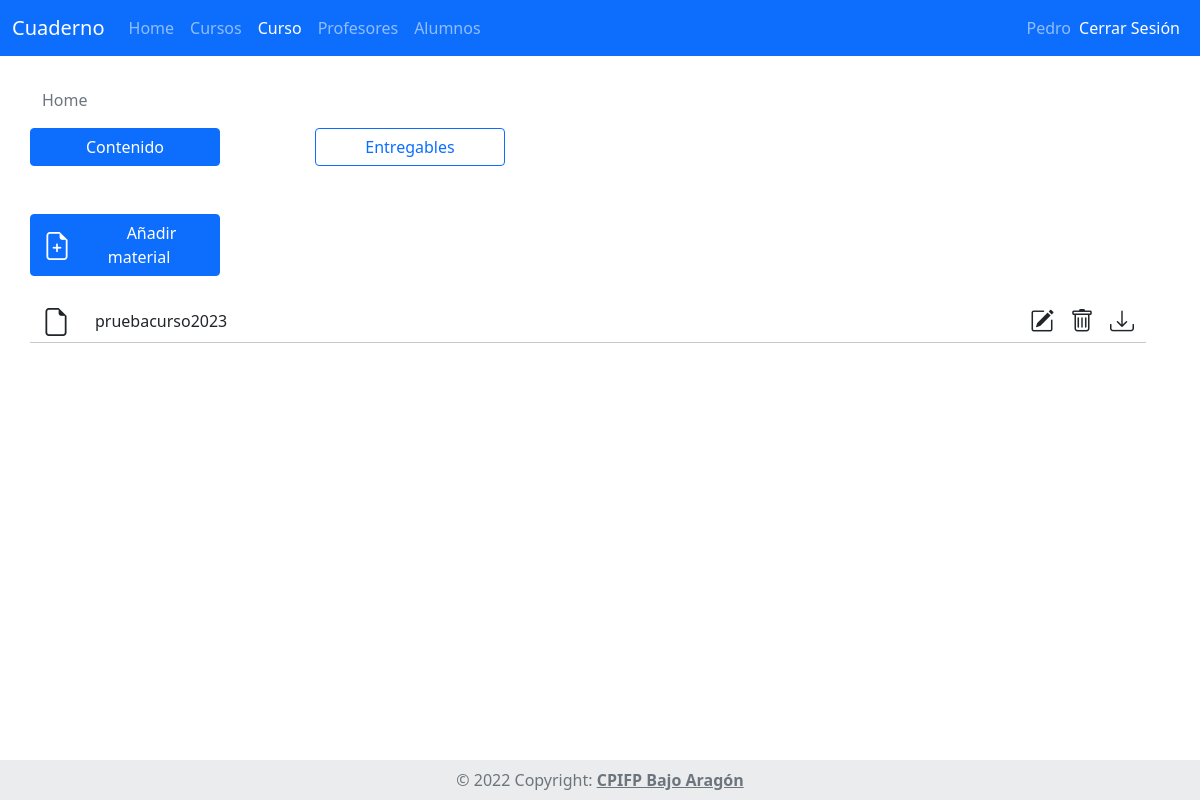
The app's page /Cuaderno/curso/ver_curso/2 (signed in), older data.
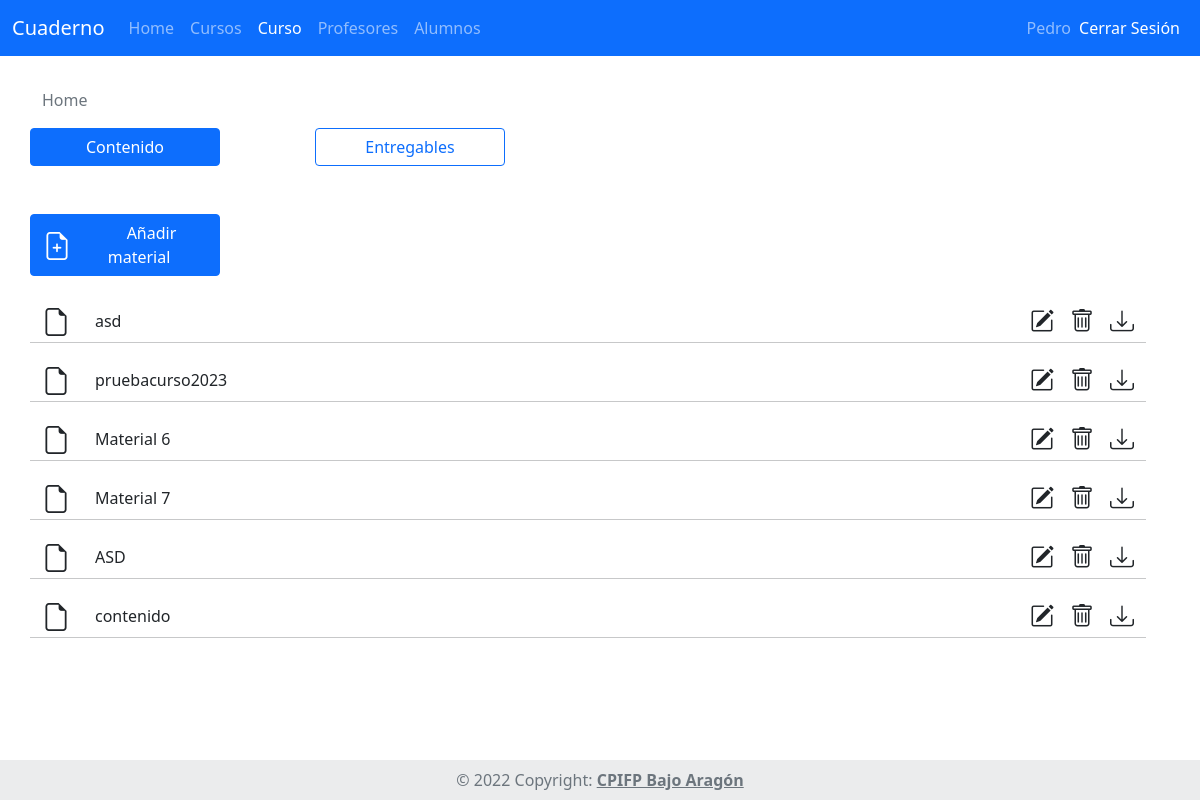
The same page, newer data.
### tables this page shows
CREATE TABLE `noevaluable` (
  `id_noevaluable` int NOT NULL
);

CREATE TABLE `material` (
  `id_material` int NOT NULL,
  `nombre` varchar(40) NOT NULL,
  `descripcion` varchar(500) NOT NULL,
  `archivo` varchar(100) NOT NULL,
  `id_curso` int NOT NULL
);

### Cuaderno/App/controladores/Curso.php (called while the page is built, shortened)
<?php
class Curso extends Controlador{
    public function __construct(){
        $this->datos["menuActivo"] = "cursos";
        $this->CursoModelo = $this->Modelo('CursoModelo');
        $this->datos['rolesPermitidos'] = [1,2,3];
    }
    public function ver_curso($id_curso){
        $this->datos['materialesEvaluables']=$this->CursoModelo->getEvaluables($id_curso);
        $this->datos['materialesNoEvaluables']=$this->CursoModelo->getNoEvaluables($id_curso);
        $this->datos["menuActivo"] = "curso";
        $this->datos["cursoactual"] = $id_curso;
        $this->vista("/CursosProfesor/ver_curso",$this->datos);
    }
}

### Cuaderno/App/librerias/Core.php (called while the page is built, shortened)
<?php
class Core{
    protected $metodoActual = 'index';
    public function __construct(){
        $url = $this->getUrl();
        if(isset($url[0])){
			if(file_exists('../App/controladores/'.ucwords($url[0]).'.php')){
				unset($url[0]);
			}
		}
		$this->controladorActual = new $this->controladorActual;
        if(isset($url[1])){
            if(method_exists($this->controladorActual,$url[1])){
                $this->metodoActual = $url[1];
                unset($url[1]);
            }
        }
		$this->parametros = $url ? array_values($url) : [];
		call_user_func_array([$this->controladorActual,$this->metodoActual], $this->parametros);
    }
    public function getUrl(){
        if(isset($_GET['url'])){
            $url = ltrim($_GET['url'],'/');
            $url = filter_var($url,FILTER_SANITIZE_URL);
            $url = explode('/',$url);
            return $url;
        }
    }
}

### Cuaderno/public/index.php (called while the page is built, shortened)
<?php
$iniciar = new Core;

### Cuaderno/App/librerias/Base.php (called while the page is built, shortened)
<?php
    class Base {
        private $host = DB_HOST;
        private $usuario = DB_USUARIO;
        private $password = DB_PASSWORD;
        private $nombre_base = DB_NOMBRE;
        private $charset = 'utf8mb4';
        private $dbh;
        private $stmt;
        public function __construct(){
            $dsn = "mysql:host=$this->host;dbname=$this->nombre_base;charset=$this->charset";
            $opciones = array(
                PDO::ATTR_PERSISTENT => true,
                PDO::ATTR_ERRMODE => PDO::ERRMODE_EXCEPTION
            );
            try {
                $this->dbh = new PDO($dsn, $this->usuario, $this->password, $opciones);
            } catch (PDOException $e) {
                $this->error = $e->getMessage();
                echo $this->error;
            }
        }
        public function query($sql){
            $this->stmt = $this->dbh->prepare($sql);
        }
        public function bind($parametro,$valor,$tipo = null){
            if (is_null($tipo)) {
                switch (true) {
                    default:
                        $tipo = PDO::PARAM_STR;
                        break;
                }
            }
            $this->stmt->bindValue($parametro,$valor,$tipo);
        }
        public function execute(){
            return $this->stmt->execute();
        }
        public function registros(){
            $this->execute();
            return $this->stmt->fetchAll(PDO::FETCH_OBJ);
        }
    }

### Cuaderno/App/modelos/CursoModelo.php (called while the page is built, shortened)
<?php
class CursoModelo {
    private $db;
    public function __construct(){
        $this->db = new Base;
    }
    public function getEvaluables($id_curso){
        $this->db->query("SELECT * FROM material m INNER JOIN evaluable e WHERE m.id_curso = :id_curso AND m.id_material = e.id_evaluable;");
        $this->db->bind(':id_curso',trim($id_curso));
        return $this->db->registros();
    }
    public function getNoEvaluables($id_curso){
        $this->db->query("SELECT * FROM material m INNER JOIN noevaluable n WHERE m.id_curso = :id_curso AND m.id_material = n.id_noevaluable;");
        $this->db->bind(':id_curso',trim($id_curso));
        return $this->db->registros();
    }
}

### Cuaderno/App/vistas/CursosProfesor/ver_curso.php (the view, shortened to what this page needs)
<?php require_once RUTA_APP.'/vistas/inc/header_curso.php'; ?>
<div class="container">
    <nav aria-label="breadcrumb">
        <ol class="breadcrumb mt-3">
            <li class="breadcrumb-item active" aria-current="page">Home</li>
        </ol>
    </nav>
    <div class="row d-flex">
        <button id="botonContenido" class="btn btn-primary col-2" onclick="mostrarContenido()"> Contenido </button>
        <button id="botonEntregables" class="btn btn-outline-primary col-2 offset-1" onclick="mostrarEntregables()"> Entregables </button>
    </div>
    <div id="divContenido" class="mt-5 d-block">
        <div class="row mb-4">
            <button
            id="addNoEntregable"
            class="col-2 btn btn-primary d-flex align-items-center"
            <?php echo "onclick='generarModal(".$datos['cursoactual'].", false)'" ?> >
                <i class="bi bi-file-earmark-plus fs-3"></i> &nbsp &nbsp &nbsp
                Añadir material
            </button>
        </div>
        <div class="row col-12">
            <?php foreach($datos["materialesNoEvaluables"] as $noevaluable): ?>
                <div class="col-11">
                    <a class="text-decoration-none text-dark d-flex align-items-center">
                        <i class="bi bi-file-earmark fs-3"></i> &nbsp &nbsp &nbsp <?php echo $noevaluable->nombre?>
                    </a>
                </div>
                <div class="col-1 d-flex justify-content-end">
                    <?php if($datos['usuarioSesion']->id_rol == 1 ): ?>
                        <a
                        class="text-decoration-none text-dark d-flex align-items-center me-3"
                        href="#"
                        <?php echo "onclick='generarModalEditar(".$noevaluable->id_material.", false)'" ?>>
                            <i class="bi bi-pencil-square fs-4"></i>
                        </a>
                        <a class="text-decoration-none text-dark d-flex align-items-center me-3" href="#">
                            <i class="bi bi-trash fs-4"></i>
                        </a>
                    <?php endif ?>
                    <a class="text-decoration-none text-dark d-flex align-items-center" href="#">
                        <i class="bi bi-download fs-4"></i>
                    </a>
                </div>
                <hr>
            <?php endforeach ?>
        </div>
    </div>
</div>
<?php require_once RUTA_APP.'/vistas/inc/footer.php' ?>

### Cuaderno/App/librerias/Controlador.php (shortened to what this page needs)
<?php
class Controlador{
    public function modelo($modelo){
        return new $modelo;
    }
    public function vista($vista, $datos = []){
        if(file_exists('../App/vistas/'.$vista.'.php')){
            require_once '../App/vistas/'.$vista.'.php';
        } else {
            die('la vista no existe');
        }
    }
}

### Cuaderno/App/vistas/inc/header_curso.php (shortened to what this page needs)
<!DOCTYPE html>
<html lang="es">
<head>
    <link href="https://cdn.jsdelivr.net/npm/bootstrap@5.0.2/dist/css/bootstrap.min.css" rel="stylesheet">
    <link rel="stylesheet" href="https://cdn.jsdelivr.net/npm/bootstrap-icons@1.10.2/font/bootstrap-icons.css">
    <link rel="stylesheet" href="<?php echo RUTA_URL?>/css/estilos.css">
</head>
<body>
    <nav class="navbar navbar-expand-lg navbar-dark bg-primary fixed-top">
        <div class="container-fluid">
            <a class="navbar-brand" href="<?php echo RUTA_URL ?>/">Cuaderno</a>
            <div class="collapse navbar-collapse" id="navbarNav">
                <ul class="navbar-nav">
                    <li class="nav-item">
                        <?php if (isset($datos['menuActivo']) && $datos['menuActivo'] == 'home' ): ?>
                            <a class="nav-link active" aria-current="page" href="<?php echo RUTA_URL ?>">Home</a>
                        <?php else: ?>
                            <a class="nav-link" aria-current="page" href="<?php echo RUTA_URL ?>">Home</a>
                        <?php endif ?>
                    </li>
                    <li class="nav-item">
                        <?php if (isset($datos['menuActivo']) && $datos['menuActivo'] == 'cursos' ): ?>
                            <a class="nav-link active" href="<?php echo RUTA_URL ?>/curso/">Cursos</a>
                        <?php else: ?>
                            <a class="nav-link" href="<?php echo RUTA_URL ?>/curso/">Cursos</a>
                        <?php endif ?>
                    </li>
                    <li class="nav-item">
                        <?php if (isset($datos['menuActivo']) && $datos['menuActivo'] == 'curso' ): ?>
                            <a class="nav-link active" href="<?php echo RUTA_URL?>/curso/ver_curso/<?php echo $datos["cursoactual"];?>/">Curso</a>
                        <?php else: ?>
                            <a class="nav-link" href="<?php echo RUTA_URL?>/curso/ver_curso/<?php echo $datos["cursoactual"];?>">Curso</a>
                        <?php endif ?>
                    </li>
                    <li class="nav-item">
                        <?php if (isset($datos['menuActivo']) && $datos['menuActivo'] == 'profesor' ): ?>
                            <a class="nav-link active" href="<?php echo RUTA_URL?>/curso/ver_profesores/<?php echo $datos["cursoactual"];?>">Profesores</a>
                        <?php else: ?>
                            <a class="nav-link" href="<?php echo RUTA_URL?>/curso/ver_profesores/<?php echo $datos["cursoactual"];?>">Profesores</a>
                        <?php endif ?>
                    </li>
                    <li class="nav-item">
                        <?php if (isset($datos['menuActivo']) && $datos['menuActivo'] == 'alumno' ): ?>
                            <a class="nav-link active" href="<?php echo RUTA_URL?>/curso/ver_alumnos/<?php echo $datos["cursoactual"];?>">Alumnos</a>
                        <?php else: ?>
                            <a class="nav-link" href="<?php echo RUTA_URL?>/curso/ver_alumnos/<?php echo $datos["cursoactual"];?>">Alumnos</a>
                        <?php endif ?>
                    </li>
                </ul>
                <ul class="navbar-nav ms-auto mb-2 mb-md-0">
                    <li class="navbar-text">
                        <?php echo $datos['usuarioSesion']->nombre ?>
                    </li>
                    <li class="nav-item">
                        <a class="nav-link active" aria-current="page"
                            href="<?php echo RUTA_URL ?>/login/logout">Cerrar Sesión</a>
                    </li>
                </ul>
            </div>
        </div>
    </nav>
    <br><br><br>

### Cuaderno/App/vistas/inc/footer.php (shortened to what this page needs)
        <br><br>
        <footer class="text-center text-lg-start bg-light text-muted fixed-bottom">
            <div class="text-center p-2" style="background-color: rgba(0, 0, 0, 0.05);">
                © 2022 Copyright:
                <a class="text-reset fw-bold" target="_blank" href="https://cpifpbajoaragon.com/">
                    CPIFP Bajo Aragón
                </a>
            </div>
        </footer>
    </body>
</html>

Row changes from the older to the newer data that the page shows:
added noevaluable: id_noevaluable.nombre "asd"
added noevaluable: id_noevaluable.nombre "Material 6"
added noevaluable: id_noevaluable.nombre "Material 7"
added noevaluable: id_noevaluable.nombre "ASD"
added noevaluable: id_noevaluable.nombre "contenido"
